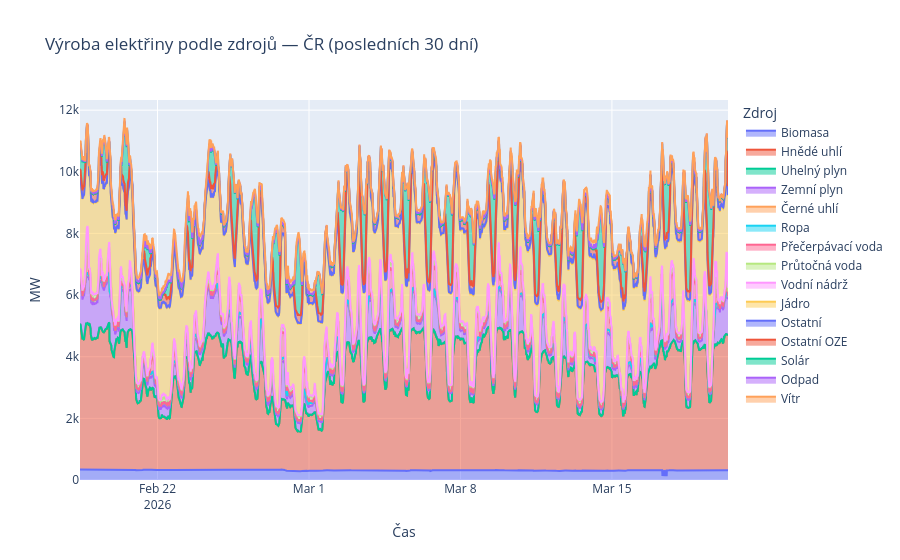

Notebook code cell kept with this figure:
### Code cell
# Vybereme jen sloupce "Actual Aggregated" - tedy skutečnou výrobu
# Pumped Storage Consumption vynecháme - to je spotřeba, ne výroba
vyroba_clean = vyroba.xs("Actual Aggregated", axis=1, level=1)

# Přejmenujeme zdroje do češtiny
nazvy = {
    "Biomass": "Biomasa",
    "Fossil Brown coal/Lignite": "Hnědé uhlí",
    "Fossil Coal-derived gas": "Uhelný plyn",
    "Fossil Gas": "Zemní plyn",
    "Fossil Hard coal": "Černé uhlí",
    "Fossil Oil": "Ropa",
    "Hydro Pumped Storage": "Přečerpávací voda",
    "Hydro Run-of-river and poundage": "Průtočná voda",
    "Hydro Water Reservoir": "Vodní nádrž",
    "Nuclear": "Jádro",
    "Other": "Ostatní",
    "Other renewable": "Ostatní OZE",
    "Solar": "Solár",
    "Waste": "Odpad",
    "Wind Onshore": "Vítr",
}

vyroba_clean = vyroba_clean.rename(columns=nazvy)

# Stacked area chart
fig = px.area(
    vyroba_clean,
    title="Výroba elektřiny podle zdrojů — ČR (posledních 30 dní)",
    labels={"value": "MW", "index": "Čas", "variable": "Zdroj"},
)

fig.show()

### Figure 1 — Plotly figure (JSON) as saved in the notebook; plotly's stock layout.template omitted (floating-point values rounded to 4 significant figures; data arrays with more than 128 entries replaced by an {"elided": "..."} marker saying what was removed)
{"data": [{"fillpattern": {"shape": ""}, "hovertemplate": "Zdroj=Biomasa<br>Čas=%{x}<br>MW=%{y}<extra></extra>", "legendgroup": "Biomasa", "line": {"color": "#636efa"}, "marker": {"symbol": "circle"}, "mode": "lines", "name": "Biomasa", "orientation": "v", "showlegend": true, "stackgroup": "1", "type": "scatter", "x": {"elided": "2876 str values"}, "xaxis": "x", "y": {"elided": "2876 float values"}, "yaxis": "y"}, {"fillpattern": {"shape": ""}, "hovertemplate": "Zdroj=Hnědé uhlí<br>Čas=%{x}<br>MW=%{y}<extra></extra>", "legendgroup": "Hnědé uhlí", "line": {"color": "#EF553B"}, "marker": {"symbol": "circle"}, "mode": "lines", "name": "Hnědé uhlí", "orientation": "v", "showlegend": true, "stackgroup": "1", "type": "scatter", "x": {"elided": "2876 str values"}, "xaxis": "x", "y": {"elided": "2876 float values"}, "yaxis": "y"}, {"fillpattern": {"shape": ""}, "hovertemplate": "Zdroj=Uhelný plyn<br>Čas=%{x}<br>MW=%{y}<extra></extra>", "legendgroup": "Uhelný plyn", "line": {"color": "#00cc96"}, "marker": {"symbol": "circle"}, "mode": "lines", "name": "Uhelný plyn", "orientation": "v", "showlegend": true, "stackgroup": "1", "type": "scatter", "x": {"elided": "2876 str values"}, "xaxis": "x", "y": {"elided": "2876 float values"}, "yaxis": "y"}, {"fillpattern": {"shape": ""}, "hovertemplate": "Zdroj=Zemní plyn<br>Čas=%{x}<br>MW=%{y}<extra></extra>", "legendgroup": "Zemní plyn", "line": {"color": "#ab63fa"}, "marker": {"symbol": "circle"}, "mode": "lines", "name": "Zemní plyn", "orientation": "v", "showlegend": true, "stackgroup": "1", "type": "scatter", "x": {"elided": "2876 str values"}, "xaxis": "x", "y": {"elided": "2876 float values"}, "yaxis": "y"}, {"fillpattern": {"shape": ""}, "hovertemplate": "Zdroj=Černé uhlí<br>Čas=%{x}<br>MW=%{y}<extra></extra>", "legendgroup": "Černé uhlí", "line": {"color": "#FFA15A"}, "marker": {"symbol": "circle"}, "mode": "lines", "name": "Černé uhlí", "orientation": "v", "showlegend": true, "stackgroup": "1", "type": "scatter", "x": {"elided": "2876 str values"}, "xaxis": "x", "y": {"elided": "2876 float values"}, "yaxis": "y"}, {"fillpattern": {"shape": ""}, "hovertemplate": "Zdroj=Ropa<br>Čas=%{x}<br>MW=%{y}<extra></extra>", "legendgroup": "Ropa", "line": {"color": "#19d3f3"}, "marker": {"symbol": "circle"}, "mode": "lines", "name": "Ropa", "orientation": "v", "showlegend": true, "stackgroup": "1", "type": "scatter", "x": {"elided": "2876 str values"}, "xaxis": "x", "y": {"elided": "2876 float values"}, "yaxis": "y"}, {"fillpattern": {"shape": ""}, "hovertemplate": "Zdroj=Přečerpávací voda<br>Čas=%{x}<br>MW=%{y}<extra></extra>", "legendgroup": "Přečerpávací voda", "line": {"color": "#FF6692"}, "marker": {"symbol": "circle"}, "mode": "lines", "name": "Přečerpávací voda", "orientation": "v", "showlegend": true, "stackgroup": "1", "type": "scatter", "x": {"elided": "2876 str values"}, "xaxis": "x", "y": {"elided": "2876 float values"}, "yaxis": "y"}, {"fillpattern": {"shape": ""}, "hovertemplate": "Zdroj=Průtočná voda<br>Čas=%{x}<br>MW=%{y}<extra></extra>", "legendgroup": "Průtočná voda", "line": {"color": "#B6E880"}, "marker": {"symbol": "circle"}, "mode": "lines", "name": "Průtočná voda", "orientation": "v", "showlegend": true, "stackgroup": "1", "type": "scatter", "x": {"elided": "2876 str values"}, "xaxis": "x", "y": {"elided": "2876 float values"}, "yaxis": "y"}, {"fillpattern": {"shape": ""}, "hovertemplate": "Zdroj=Vodní nádrž<br>Čas=%{x}<br>MW=%{y}<extra></extra>", "legendgroup": "Vodní nádrž", "line": {"color": "#FF97FF"}, "marker": {"symbol": "circle"}, "mode": "lines", "name": "Vodní nádrž", "orientation": "v", "showlegend": true, "stackgroup": "1", "type": "scatter", "x": {"elided": "2876 str values"}, "xaxis": "x", "y": {"elided": "2876 float values"}, "yaxis": "y"}, {"fillpattern": {"shape": ""}, "hovertemplate": "Zdroj=Jádro<br>Čas=%{x}<br>MW=%{y}<extra></extra>", "legendgroup": "Jádro", "line": {"color": "#FECB52"}, "marker": {"symbol": "circle"}, "mode": "lines", "name": "Jádro", "orientation": "v", "showlegend": true, "stackgroup": "1", "type": "scatter", "x": {"elided": "2876 str values"}, "xaxis": "x", "y": {"elided": "2876 float values"}, "yaxis": "y"}, {"fillpattern": {"shape": ""}, "hovertemplate": "Zdroj=Ostatní<br>Čas=%{x}<br>MW=%{y}<extra></extra>", "legendgroup": "Ostatní", "line": {"color": "#636efa"}, "marker": {"symbol": "circle"}, "mode": "lines", "name": "Ostatní", "orientation": "v", "showlegend": true, "stackgroup": "1", "type": "scatter", "x": {"elided": "2876 str values"}, "xaxis": "x", "y": {"elided": "2876 float values"}, "yaxis": "y"}, {"fillpattern": {"shape": ""}, "hovertemplate": "Zdroj=Ostatní OZE<br>Čas=%{x}<br>MW=%{y}<extra></extra>", "legendgroup": "Ostatní OZE", "line": {"color": "#EF553B"}, "marker": {"symbol": "circle"}, "mode": "lines", "name": "Ostatní OZE", "orientation": "v", "showlegend": true, "stackgroup": "1", "type": "scatter", "x": {"elided": "2876 str values"}, "xaxis": "x", "y": {"elided": "2876 float values"}, "yaxis": "y"}, {"fillpattern": {"shape": ""}, "hovertemplate": "Zdroj=Solár<br>Čas=%{x}<br>MW=%{y}<extra></extra>", "legendgroup": "Solár", "line": {"color": "#00cc96"}, "marker": {"symbol": "circle"}, "mode": "lines", "name": "Solár", "orientation": "v", "showlegend": true, "stackgroup": "1", "type": "scatter", "x": {"elided": "2876 str values"}, "xaxis": "x", "y": {"elided": "2876 float values"}, "yaxis": "y"}, {"fillpattern": {"shape": ""}, "hovertemplate": "Zdroj=Odpad<br>Čas=%{x}<br>MW=%{y}<extra></extra>", "legendgroup": "Odpad", "line": {"color": "#ab63fa"}, "marker": {"symbol": "circle"}, "mode": "lines", "name": "Odpad", "orientation": "v", "showlegend": true, "stackgroup": "1", "type": "scatter", "x": {"elided": "2876 str values"}, "xaxis": "x", "y": {"elided": "2876 float values"}, "yaxis": "y"}, {"fillpattern": {"shape": ""}, "hovertemplate": "Zdroj=Vítr<br>Čas=%{x}<br>MW=%{y}<extra></extra>", "legendgroup": "Vítr", "line": {"color": "#FFA15A"}, "marker": {"symbol": "circle"}, "mode": "lines", "name": "Vítr", "orientation": "v", "showlegend": true, "stackgroup": "1", "type": "scatter", "x": {"elided": "2876 str values"}, "xaxis": "x", "y": {"elided": "2876 float values"}, "yaxis": "y"}], "layout": {"legend": {"title": {"text": "Zdroj"}, "tracegroupgap": 0}, "title": {"text": "Výroba elektřiny podle zdrojů — ČR (posledních 30 dní)"}, "xaxis": {"anchor": "y", "domain": [0, 1], "title": {"text": "Čas"}}, "yaxis": {"anchor": "x", "domain": [0, 1], "title": {"text": "MW"}}}}
